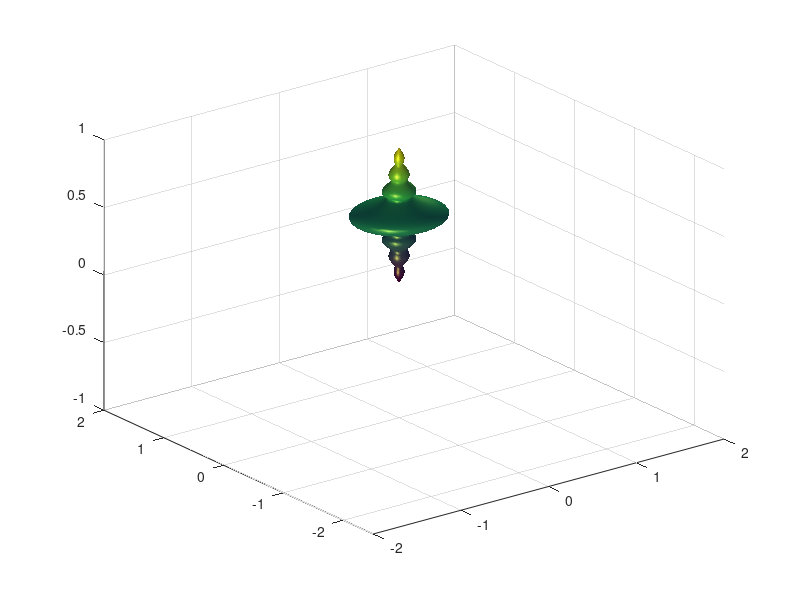

MATLAB code for this plot: (Note: this script raises an error after producing the figure.)
% INFO48874 Lab 2, Prof. Georg Feil, "Mystery Shape"
clear;
view(3);

% Define dimensions of the polygon mesh and initialize 80 by 30 vertex matrices
rows = 80;
cols = 30;
X = zeros(rows, cols); Y = X; Z = X;

% Read the entire file into cell array 'fields'
f = fopen('mesh_data.txt', 'rt');
if f == -1
    disp("Error opening file");
    return;
end
fields = textscan(f, '%f %f %f', 'Delimiter', ',');
fclose(f);

% Convert numeric data columns to regular vectors  
f1 = cell2mat(fields(1));
f2 = cell2mat(fields(2));
f3 = cell2mat(fields(3));

% Copy data to the matrices, assumes data values are in column-major order.
% Since Matlab stores matrices in column-major order we can pre-create the
% matrices with the correct dimensions then assign the element values with
% a single index like this: X(i) = value
for i = 1:rows*cols
    X(i) = f1(i);
    Y(i) = f2(i);
    Z(i) = f3(i);
end


% Your code goes here...
h = surf(X,Y,Z);
axis([-2 2 -2.5 2 -1 1]);% Create a transform
l = light;           % Add a light
set(l, 'Color', [.8 .8 .2], 'Position', [4 4 1]);  % Set light color (yellowish) and position
% Add a 2 light
l2 = light
set(l2,'Color', [.8 .8 .2], 'Position', [-4 -4 -1]);  % Set light color (yellowish) and position

%remove lines and smooth
lighting gouraud;    % Change from flat to Gouraud shading, 'gouraud' preferred for curved surfaces
shading flat;


tf = hgtransform;
set(h, 'Parent', tf);  % Apply transform to the sphere
% Move the sphere in a circular path using translation
r = 1.5;  % Radius
for t = 0:.01:2*pi  % Theta (radians)
    M = makehgtform('translate', [r*sin(t) r*sin(t) 0]);
    M = M * makehgtform('yrotate', i);  % Rotation angle in radians
    M = M * makehgtform('xrotate', i);  % Rotation angle in radians
    set(tf, 'Matrix', M);   % Update transformation matrix
    pause(.01);  
end